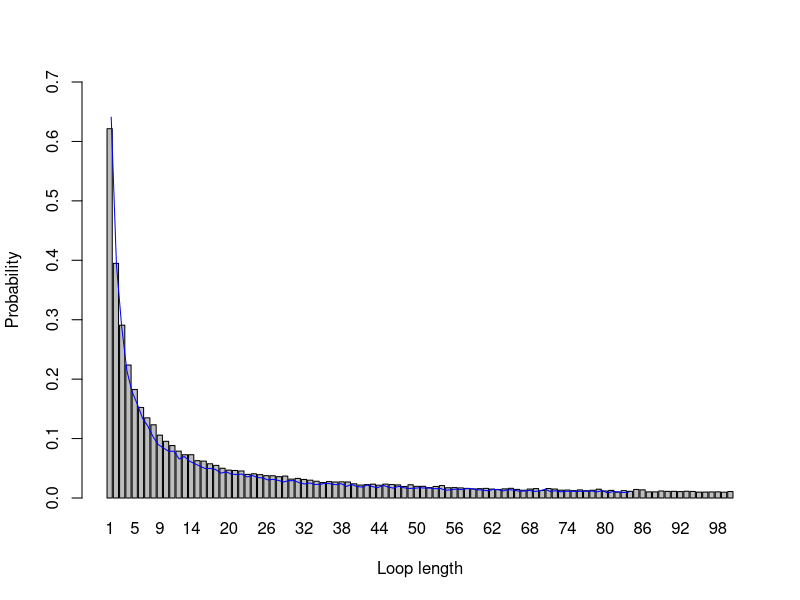

Write the R code that produced this figure.
# Group 18
# Member: Shangyun Sun(S2330859); Ziyi Gu(S2307232); Mengyao Zhang(S2049018).

# Github repo: https://github.com/SSYTOMATO/Groupwork18.git

# Shangyun Sun: wrote the function Unit, Pone and corresponding comments;
#               visualized the probability.
# Ziyi Gu: wrote part of the function dloop and corresponding comments;
#          provided all examples' codes and analysis.
# Mengyao Zhang: wrote the function Pall and part of the function dloop;
#                wrote the overview comment and comments for function Pall.
# Each of us double-checked and optimized others' codes.
# Everyone undertook roughly 1/3 of the work.

#-------------------------------------------------------------------------------

# This code tries to solve a particular problem by three different strategies,
# estimate the probability of success of each strategy by stochastic simulation
# and do some investigation of one strategy which performs surprisingly better.

# The problem: A room contains 2n boxes numbered from 1 to 2n. There are 2n
#              cards, each printed with a unique number from 1 to 2n and
#              randomly placed one in each box. 2n prisoners numbered from 1 to
#              2n need to find the card with their number on it by opening a 
#              maximum on n boxes. After each prisoner’s go, the room is set to
#              its original state and communication is not allowed. If all
#              prisoners succeed in finding their number, then they all go free.

# Strategy 1: The prisoner starts at the box with their number on it, opens it
#             and find the card with number k. If k is not their prisoner number,
#             they go to box number k, open it and repeat the process until they
#             have either found the card with their number on it, or opened n 
#             boxes without finding it.
# Strategy 2: As strategy 1, but starting from a randomly selected box.
# Strategy 3: They open n boxes at random, checking each card for their number.

#-------------------------------------------------------------------------------

# 
# a pre function
Unit <- function(n,k,first,box){
# Function unit is a pre-function for other functions later, which is used to 
# determine whether prisoners can successful within n times.
# 
# Input: n (the maximum number that boxes can be opened)
#        k (the index of the first prisoner)
#        first (the index of the first box we chosen)
#        box (the integer simulated randomly, which represents the number on the
#        card contained in each box)
# Output: an integer which is marked as 1 when it success, otherwise marked as 0
  
  box_index <- first
  success <- 0 # 1 represents success, 0 represents failure
  for (i in 1:n){ # loop for n times, because maximum number of opened box is n
    if (k != box[box_index]){ # if k is not the prisoner's number,
      box_index <- box[box_index]  # prisoner goes to box number k, 
                                   # open it and repeat the process.
      
    } else {
      success <- 1 # when the card number equals to prisoner's number, 
      # the experiment is successful, we set success as 1, and stop loop.
      break
    }
  }
  success
}

#-------------------------------------------------------------------------------


# function Pone
Pone <- function(n,k,strategy,nreps=10000){
# Function pone is used to estimate probability of single prisoners success in  
# each strategy within nreps experiments. 
# Input: n (used to calculate the number of prisoners (2*n) and box (2*n))
#        k (the index of the first prisoner)
#        strategy (can equal to 1,2,3, represents 3 strategies respectively)
#        nreps (the amount of experiments, which is defaulted to 10000)
# Output: a float which is the probability 1 prisoner can find his or her number
  success <- 0
    
    # strategy 1
  if (strategy == 1){ # decide to use which stategy
    for (rep in 1:nreps){ # loop for nreps experiments
      box <- sample(2*n,2*n) # random simulate the card's number in boxes
      success <- success + Unit(n,k,k,box) # calculate the number of success
    }
  }
    
    # strategy 2
  else if (strategy == 2){
    for (rep in 1:nreps){
      box <- sample(2*n,2*n)
      first <- sample(2*n,1) # start the experiment with random selected box
      success <- success + Unit(n,k,first,box)
    }
  }
  
    # strategy 3
  else if(strategy == 3){
    for (rep in 1:nreps){
      choice <-sample(2*n,n) # open n boxes at random
      success <- success + k %in% choice # if k is in those opened box's 
      # card number, we think experiment success.
    }
  } 
  success/nreps # success probability = (the number of simulations with
                # result of success) / (the total number of simulations)
}

#-------------------------------------------------------------------------------

Pall <- function(n,strategy,nreps=10000){
  
  # Estimate the probability of all prisoners finding their number
  # By stochastic simulation
  
  # Input: n (the maximum number of boxes one prisoner can open, also, 2n is
  #           the number of prisoners, boxes and cards)
  #        strategy (take values of 1, 2, 3,
  #                  corresponding to strategies stated above)
  #        nreps (the number of replicate simulations to run in order to
  #               estimate the probability, with default value 10000)
  # Output: a float which is the probability of all prisoners finding their number
  
  success_num <- 0  # the times of simulations with result of success
  
  # strategy 1
  
  if (strategy == 1){
    for (rep in 1:nreps){     # loop for every simulation
      success <- 1            # 1 represents success, 0 represents failure
      box <- sample(2*n,2*n)  # place 2n card randomly
      for (k in 1:(2*n)){     # loop for every prisoner
        success <- success * Unit(n,k,k,box)  # variable success will remain 1
                                              # if every prisoner successes, but
                                              # will be 0 if any one fails
        if (success == 0){break}  # fail, no need to continue
      }
    success_num <- success_num + success  # if success, success_num will add 1
    }
  }
  
  # strategy 2
  
  else if (strategy == 2){      # similar as the strategy 1
    for (rep in 1:nreps){
      success <- 1
      box <- sample(2*n,2*n)
      for (k in 1:(2*n)){
        first <- sample(2*n,1)  # randomly choose the first box
        success <- success * Unit(n,k,first,box)
        if (success == 0){break}
      }
      success_num <- success_num + success  
    }
  }
  
  # strategy 3

  else {
    for (rep in 1:nreps){
      success <- 1
      for (k in 1:(2*n)){
        choice <-sample(2*n,n)  # randomly choose half of boxes 
        success <- success * k %in% choice # whether the prisoner's number is in
                                           # the boxes he chooses
        if (success == 0){break}
      }
      success_num <- success_num + success
    }
  } 
  
  success_num/nreps  # success probability = (the number of simulations with
                     # result of success) / (the total number of simulations) 
}

#-------------------------------------------------------------------------------

# Example codes for n = 5 and 50 with three different strategies
# results for each n is shown in a matrix
# row i is the result of strategy i
# column 1 is individual probability and column 2 is joint success probability

matrix_n5 <- matrix(0,3,2)
for (strategy in 1:3){
  matrix_n5[strategy,1] <- Pone(5,1,strategy)
  matrix_n5[strategy,2] <- Pall(5,strategy)
}
matrix_n5

# n = 50 matrix, row-strategy, column-indi/joint
matrix_n50 <- matrix(0,3,2)
for (strategy in 1:3){
  matrix_n50[strategy,1] <- Pone(50,1,strategy)
  matrix_n50[strategy,2] <- Pall(50,strategy)
}
matrix_n50

# Remarks on the result
# Individual success probability of each strategy range from about 0.4 to 0.5.
# The difference among each probability is not large.
# However, there is huge difference in joint probability. 
# Joint success probability of strategy 1 is surprisingly high, with about 0.3,
# but Joint success probability of strategy 2&3 are close to 0.
# The result is more obvious when n becomes larger.


#-------------------------------------------------------------------------------

# a new dloop function from zmy

dloop <- function(n,nreps=10000){
  
# Function dloop is used to estimate probability of each loop length from 1
# to 2n occurring at least once in a random shuffling of cards to boxes
  
# Input: n (2n is used to calculate the number of boxes, loop length and 
#           number of frequency of each loop length)
#        nreps (the number of replicate simulations to run in order to 
#               estimate the probability, with default value 10000)
# Output: a 2n vector of probabilities of each loop length occurring at
#         least once in a random shuffling of cards to boxes
  
    freq <- rep(0,2*n)
  for (reps in 1:nreps){
    u <- sample(2*n,2*n)
    u_index <- 1:(2*n)
    len_list <- c()
    while (length(u_index) != 0){
      first <- u_index[1]
      k <- first
      ring <- k
      length <- 1
      while (u[k] != first){
        k <- u[k]
        length <- length + 1
        ring <- c(ring,k)
      }
      u_index <- u_index[-which(u_index %in% ring)]
      len_list <- c(len_list,length)
    }
    freq[which(1:(2*n) %in% len_list)] <- freq[which(1:(2*n) %in% len_list)] + 1
  }
  freq/nreps
}

test <- dloop(50)
test
prob <- 1 - sum(test[51:100])
prob



# Q6
x<-seq(1,100)

barplot(dloop(50),names=x,xlab = 'Loop length',ylab = 'Probability',ylim = c(0,0.7))
lines(x,dloop(50),type="l",col="blue")
# Analysis:
# When we perform the experiment with n=50. We can see from the graph 
# that a loop of length 1 has a higher probability compared to the other lengths.
# And as the length increases, the probability decreases abruptly. 
# When the length of the loop exceeds 50, the probability tends to zero.
# This is keeping up with our rules that the maximum number of boxes 
# that can be opened is n=50, otherwise it is considered a failure. 
# Therefore the probability of success in a loop of these lengths should be 0.
